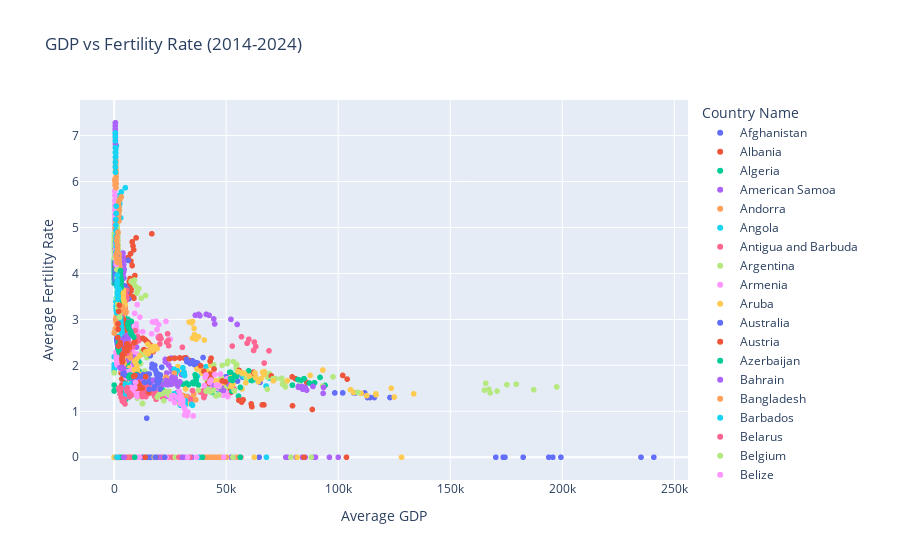

The notebook cell saved with this chart:
### Code cell
# Create a scatter plot using Plotly
fig = px.scatter(df_filtered, x='GDP', y='Fertility Rate', color='Country Name',
                 title='GDP vs Fertility Rate (2014-2024)',
                 labels={'GDP': 'Average GDP', 'Fertility Rate': 'Average Fertility Rate'})
fig.show()
